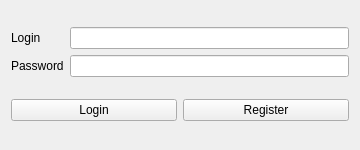
<?xml version="1.0" encoding="UTF-8"?>
<ui version="4.0">
 <class>LoginWidget</class>
 <widget class="QWidget" name="LoginWidget">
  <property name="geometry">
   <rect>
    <x>0</x>
    <y>0</y>
    <width>360</width>
    <height>150</height>
   </rect>
  </property>
  <property name="sizePolicy">
   <sizepolicy hsizetype="Fixed" vsizetype="Fixed">
    <horstretch>252</horstretch>
    <verstretch>150</verstretch>
   </sizepolicy>
  </property>
  <property name="minimumSize">
   <size>
    <width>360</width>
    <height>150</height>
   </size>
  </property>
  <property name="maximumSize">
   <size>
    <width>360</width>
    <height>150</height>
   </size>
  </property>
  <property name="windowTitle">
   <string>LoginWidget</string>
  </property>
  <layout class="QVBoxLayout" name="verticalLayout_2">
   <item>
    <layout class="QVBoxLayout" name="verticalLayout">
     <property name="sizeConstraint">
      <enum>QLayout::SetMaximumSize</enum>
     </property>
     <item>
      <layout class="QHBoxLayout" name="horizontalLayout">
       <item>
        <layout class="QVBoxLayout" name="verticalLayout_4">
         <item>
          <widget class="QLabel" name="label_2">
           <property name="text">
            <string>Login</string>
           </property>
          </widget>
         </item>
         <item>
          <widget class="QLabel" name="label">
           <property name="text">
            <string>Password</string>
           </property>
          </widget>
         </item>
        </layout>
       </item>
       <item>
        <layout class="QVBoxLayout" name="verticalLayout_3">
         <property name="sizeConstraint">
          <enum>QLayout::SetMaximumSize</enum>
         </property>
         <item>
          <widget class="QLineEdit" name="lineEdit"/>
         </item>
         <item>
          <widget class="QLineEdit" name="lineEdit_2">
           <property name="echoMode">
            <enum>QLineEdit::Password</enum>
           </property>
          </widget>
         </item>
        </layout>
       </item>
      </layout>
     </item>
    </layout>
   </item>
   <item>
    <layout class="QHBoxLayout" name="horizontalLayout_2" stretch="0,0">
     <property name="sizeConstraint">
      <enum>QLayout::SetMinimumSize</enum>
     </property>
     <item>
      <widget class="QPushButton" name="login_button">
       <property name="text">
        <string>Login</string>
       </property>
      </widget>
     </item>
     <item>
      <widget class="QPushButton" name="register_button">
       <property name="text">
        <string>Register</string>
       </property>
      </widget>
     </item>
    </layout>
   </item>
  </layout>
 </widget>
 <resources/>
 <connections/>
</ui>
